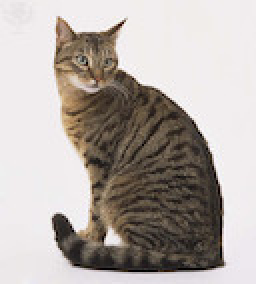
#> input picture images/smol_cat.jpg, 128 x 142 px (shown 2 times larger)
$ jupyter execute 'STEM-4-C Week 8 Linear Algebra.ipynb'   (shell and % lines are left out)
#> lines starting #> are read from the running program, lines starting #| are printed output that depends on the picture
[cell 1]
import sys
import numpy
import numpy as np
from PIL import Image
import matplotlib.pyplot as plt
from scipy import interpolate
from scipy.interpolate import griddata
np.set_printoptions(suppress=True)
numpy.set_printoptions(threshold=sys.maxsize)
%cd NLP-Public

# Week 8 Linear Algebra

### Task 1 - Vector Arithmetic

First lets remind ourselves of adding and multiplying vectors together.

#### 1.1
Have a try putting in different numbers and seeing what you get back. When working in **2D** can you visually link these back to combining and scaling vectors

The variable `a` contains the first vector and the variable `b` contains the second vector

[cell 2]
#Adding together two 2D vectors
a = np.array([-4,4])
b = np.array([10,-5])
c = a + b
print("The combination of the two vectors is " + str(c))
fig,ax = plt.subplots()
#vector a (red) + vector b (blue) = vector c (green)
plt.plot([0,a[0]],[0,a[1]],"r-")
plt.plot([a[0],a[0]+b[0]],[a[1],a[1]+b[1]],"b-")
plt.plot([0,c[0]],[0,c[1]],"g-")
plt.grid()

#### 1.2
Now try see how vector addition works in more than 2D dimensions

[cell 3]
#It works in more dimensions!
a = np.array([1,2,3,4])
b = np.array([5,6,7,8])
a + b

#### 1.3
Try playing around with different vectors (`a`) and different scalars (`b`)

[cell 4]
#Multiplying together a 2D vector and a scalar (single number)
a = np.array([1,2])
b = 3
c = a * b
print("The vector scaled by the number is " + str(c))
fig,ax = plt.subplots()
#vector a (red) scaled by b = vector c (blue)
plt.plot([0,c[0]],[0,c[1]],"b-")
plt.plot([0,a[0]],[0,a[1]],"r-")
plt.grid()
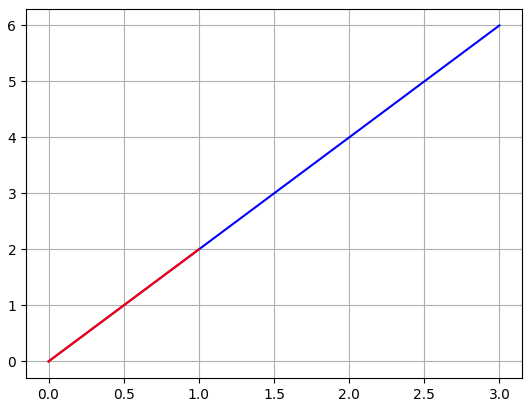
#> figure drawn by matplotlib, 1 panel

#### 1.4
Try multiplying different vectors (`a` and `b`) together. They **must be the same length**

[cell 5]
#Multiplying together two vectors (it works in more dimensions!)
a = np.array([1,2,3,4])
b = np.array([5,6,7,8])
a * b

### Task 2 - Linear Transformations of Vectors

#### 2.1
Have a play around with the code below and see how a 2D matrix that describes the transformation of the **basis vectors** 𝑖̂ and 𝑗̂ can be used to transform any vector using the **dot product**.

You can see how the new vectors of  𝑖̂ and 𝑗̂ match the columns of the transformation matrix.

Here, the ```@``` sign is used to give the **dot product**.

Try different tranformations (a 2x2 array in `transforms`) and different vectors (`x`)

[cell 6]
i_hat = np.array([1,0])
j_hat = np.array([0,1])

#Your transform here (Try different transforms!)
transform = np.array([
 [-1,1],
 [0,-2]
])
#New point to transform (Try different points!)
x = np.array([2,-1])

#Do the transforms (dot product)
new_i_hat = i_hat @ transform
new_j_hat = j_hat @ transform
new_x = x @ transform
print("i hat transformed is " + str(new_i_hat))
print("j hat transformed is " + str(new_j_hat))
print("x transformed is " + str(new_x))

#### 2.2
You can also plot the transformed vectors. Try different tranformations (a 2x2 array in `transforms`) and different vectors (`x`) above and follow the results in the plot.

[cell 7]
#Plot the transform
fig,ax = plt.subplots(figsize=(6,6))
ax.plot([0,i_hat[0]],[0,i_hat[1]],label='i hat')
ax.plot([0,j_hat[0]],[0,j_hat[1]],label='j hat')
ax.plot([0,x[0]],[0,x[1]],label='x')
ax.plot([0,new_i_hat[0]],[0,new_i_hat[1]],label='new i hat')
ax.plot([0,new_j_hat[0]],[0,new_j_hat[1]],label='new j hat')
ax.plot([0,new_x[0]],[0,new_x[1]],label='new x')
ax.set_aspect('equal')
plt.legend()
plt.grid()
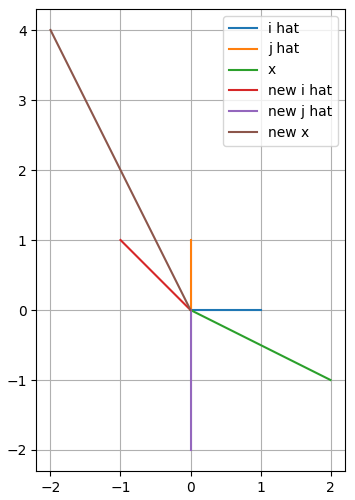
#> figure drawn by matplotlib, 1 panel

### Task 3 - Transforming Matrices

Now we'll see how this works when applying to images (many coordinates!).

1. First we get a grid that represents all the coordinates in the original images
2. Then we apply the transformation matrix to get the new coordinates
3. Then we interpolate to fill in the missing values

[cell 8]
def show_conversions(p,new_p,src):
    for i in range(len(p[0])):
        val = str(src[p[1][i],p[0][i]])
        old_point = str(p[0][i]) + "," + str(p[1][i])
        new_point = str(new_p[0][i]) + "," + str(new_p[1][i])
        print(val + " is moved from " + old_point + " to " + new_point)

def linear_transformation(src, transform = [[1,0],[0,1]], ax = [[0,1],[0,1]], mode = "nearest", show = False):
    h, w = src.shape
    #We want a 2 x w*h array of x,y coordinates
    x,y = np.mgrid[0:w, 0:h]
    points = np.array([x,y]).reshape((2, w*h))
    #Tranform the coordinates (matrix multiply)
    new_points = (np.array(transform) @ points)
    if show:
        show_conversions(points, new_points, src)
    #Get the target coordinates to interpolate onto
    t_y,t_x = np.mgrid[ax[0][0]*h:ax[0][1]*h, ax[1][0]*w:ax[1][1]*w]
    #Interpolate from the original data to the new coordinates
    new_image = griddata(new_points.T, src.reshape((w*h),order="F"),(t_x,t_y), method=mode)
    return new_image

def centred_axes():
    fig,ax = plt.subplots(figsize = (12,12),ncols = 2)
    for a in ax:
        a.set_xticks([])
        a.set_yticks([])
        a.spines['left'].set_position('center')
        a.spines['bottom'].set_position('center')
    return ax

#### 3.1
You can try first with a small matrix and watch where the points move. Try different **interpolation methods** ("nearest", "linear" or "cubic") and different **input matrices** (stored in the variable `a`) and watch how the coordinates are transformed and the new values are calulated by the interpolation.

Can you explain why you get some `nan` (not a number) outputs in at the edges of the transformed outputs when you use **linear** and **cubic** interpolation? Think about what information they need to estimate each new value.

[cell 9]
#Input matrix
a = np.arange(16).reshape((4,4))
#Scale by 2 in the x axis, try changing to new transform if you like!
transform = np.array([
 [2,0],
 [0,1]
])
#What interpolation method? ("nearest", "linear","cubic")
mode = "nearest"

#Multiplier on the size of the output [[ymin,ymax],[xmin,xmax]]
#Useful for transforms that scale to bigger, or translate to negative quadrants
axis=[[0,1],[0,2]]
#Try different interpolation methods (mode)
b = linear_transformation(a,transform,ax=axis,mode=mode,show=True)
print("all other points are interpolated (estimated)")
print("original")
print(a)
print("transformed")
print(b)

#### 3.2

Try out some matrix multiplications on the site http://matrixmultiplication.xyz/.

1. Take a 2x2 transformation matrix
2. And a 2xn matrix representing some x and y coordinates (e.g. [[0,0,0,1,1,1],[0,1,2,0,1,2]])

Does the result give you the correct coordinates transformed?

#### 3.3

Try some bigger matrices (with more than 2 dimensions). Does this give you a feel for how the **dot products** of columns and rows are combined to make the new matrix?

### Task 4 - Images

Now we see how it works with images.

Remember, all we are doing is

1. First we get a grid that represents all the coordinates in the original images
2. Then we apply the transformation matrix to get the new coordinates
3. Then we interpolate to fill in the missing values

EASY

#### 4.1
Look at the transformation matrices and the resulting changes to the image using the transforms provided. Can you intuitively make the connection between this and the changes to **basis vectors** 𝑖̂ and 𝑗̂?

[cell 10]
#Load in images here, I'd recommend using a small one!
im = np.array(Image.open("images/smol_cat.jpg").convert('L'))
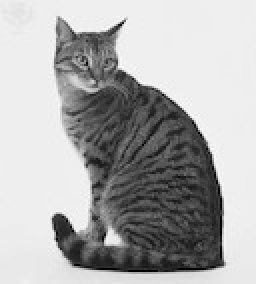
#> im: shape (142, 128) (shown 2 times larger); min 0, max 253, mean 174.1
im = np.flip(im,axis=0)
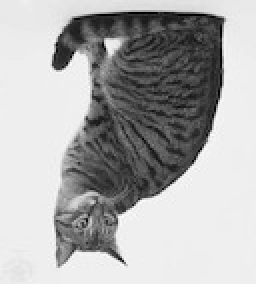
#> im: shape (142, 128) (shown 2 times larger); min 0, max 253, mean 174.1

[cell 11]
#Stretch in x axis
t = [[2,0],
     [0,1]]
#What interpolation method? ("nearest", "linear","cubic")
mode = "linear"

dst = linear_transformation(im, t, ax = [[-2,2],[-2,2]],mode=mode)
orig = linear_transformation(im, ax = [[-2,2],[-2,2]])
#> call 3 of linear_transformation, with mode = 'nearest', show = False
#> in linear_transformation (call 3), `new_image = griddata(new_points.T, src.reshape((w*h),order="F"),(t_x,t..`:
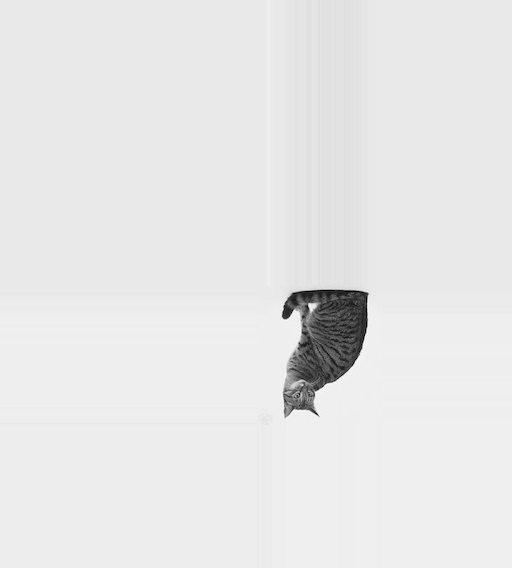
#> new_image: shape (568, 512) float64; min 0, max 253, mean 230.8
ax = centred_axes()
ax[0].imshow(orig, origin = "lower", cmap="gray")
ax[1].imshow(dst, origin = "lower", cmap="gray")

[cell 12]
#Flip and shear from lecture
t = [[2,0],
     [1,-1]]
#What interpolation method? ("nearest", "linear","cubic")
mode = "linear"

dst = linear_transformation(im, t, ax = [[-2,2],[-2,2]],mode=mode)
#> call 4 of linear_transformation, with mode = 'linear', show = False
#> in linear_transformation (call 4), `new_image = griddata(new_points.T, src.reshape((w*h),order="F"),(t_x,t..`:
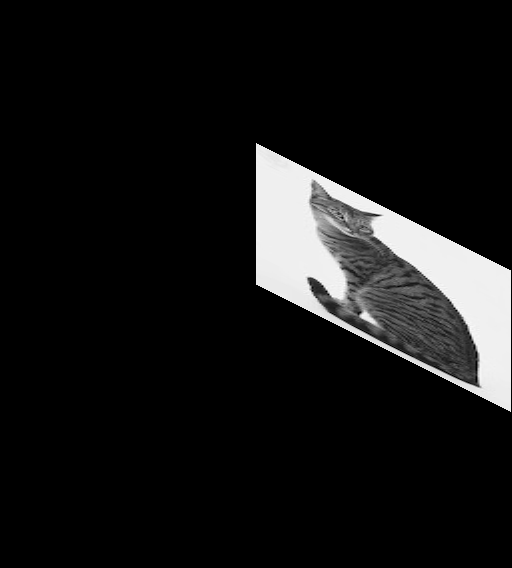
#> new_image: shape (568, 512) float64; 87.59% of the values are NaN or infinite; the others: min 0, max 253, mean 173.6; drawn with min black, max white, NaN and infinite black
orig = linear_transformation(im, ax = [[-2,2],[-2,2]])
ax = centred_axes()
ax[0].imshow(orig, origin = "lower", cmap="gray")
ax[1].imshow(dst, origin = "lower", cmap="gray")

[cell 13]
#Rotation (angle in radians, pi radians = 180 degrees)
angle = np.pi/4
t = [[np.cos(angle),-np.sin(angle)],
     [np.sin(angle),np.cos(angle)]]
#What interpolation method? ("nearest", "linear","cubic")
mode = "linear"

dst = linear_transformation(im, t, ax = [[-2,2],[-2,2]],mode=mode)
#> in linear_transformation (call 6), `new_image = griddata(new_points.T, src.reshape((w*h),order="F"),(t_x,t..`:
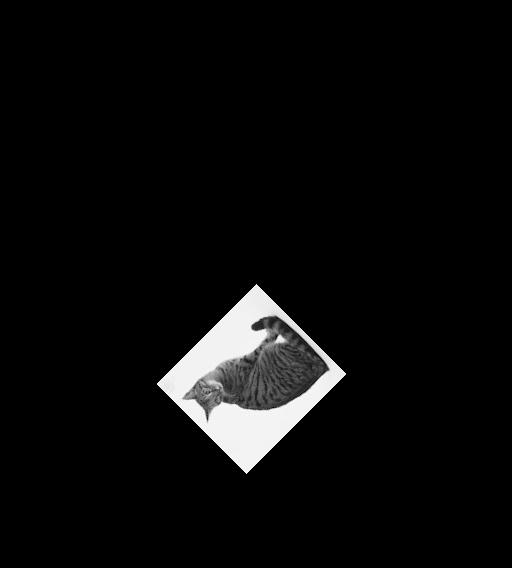
#> new_image: shape (568, 512) float64; 93.81% of the values are NaN or infinite; the others: min 3.28, max 250, mean 173.5; drawn with min black, max white, NaN and infinite black
orig = linear_transformation(im, ax = [[-2,2],[-2,2]])
ax = centred_axes()
ax[0].imshow(orig, origin = "lower", cmap="gray")
ax[1].imshow(dst, origin = "lower", cmap="gray")

#### 4.2
Try different images (loading in the top cell (`im`)) and different transforms (a 2x2 matrix `t`), and different interpolation methods ("nearest", "linear" or "cubic")

The `ax` argument to the `linear transformation` function determines how big the output is. It represents the **min** and **max** bounds for the **height** and **width**

This shows from 0->height and 0->width of the input image

```[[0,1],[0,1]]```

This shows from -height->height and 0->width of the input image

```[[-1,1],[0,1]]```

This shows from -2\*height->2\*height and -2\*width->2\*width of the input image

```[[-2,2],[-2,2]]```

## Task 5 - Interpolation

### 1D

Here we have a have an example of using interpolation in one dimension.

#### 5.1
Using the code at the bottom, experiment with changing how many points you have to interpolate (as a percentage of the original image in `sample_amount`) from, and which interpolation method (nearest, linear or cubic in `mode`)

[cell 14]
#####################################################
def func(x):
    x = np.array(x)
    return np.sin(2*x)*np.cos(x/2)

def plot(sample_amount,mode):
    #Get points
#> called with sample_amount = 5, mode = 'nearest'
    num_points = 1000
    total_x = np.linspace(0,10*np.pi,num_points)
    known_x = total_x.copy()
    total_points = func(total_x)
    np.random.shuffle(known_x)
    sample_amount = int(num_points*(sample_amount)/100)
    known_x = sorted(known_x[:sample_amount])
    known_points = func(known_x)
    #Interpolate
    f = interpolate.interp1d(known_x, known_points,kind=mode,fill_value="extrapolate")
    ynew = f(total_x)
    #Plot
    fig, ax = plt.subplots(figsize = (12,4))
    ax.plot(total_x,total_points,label="original")
    ax.plot(known_x,known_points,"ro",label="points")
    ax.plot(total_x, ynew,label="interpolation")
    ax.legend()


#####################################################


#Change the amount of the original sample available, and interpolation method

#How many points to interpolate from? (percentage of original function)
sample_amount = 5
#What interpolation method? ("nearest", "linear","cubic")
mode = "nearest"

plot(sample_amount, mode)
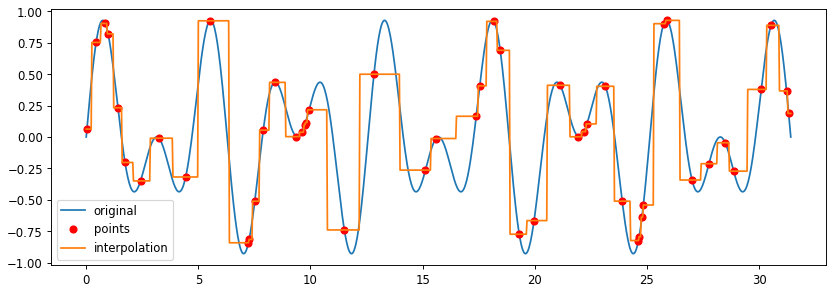
#> figure drawn by matplotlib, 1 panel; curve peaks at x = 13.3, y = 0.928; curve peaks at x = 25.88, y = 0.928; curve peaks at x = 25.85, y = 0.928

## 2D

Now we're going to investigate how the same process works in 2 Dimensions with an image.

#### 5.2

As above, you can pick how many points you have to interpolate with (`sample_amount`), and what interpolation function to use (`mode`).

What we show you is the original image, the same points that we know the values of when interpolating and then the result of the interpolation

[cell 15]
im = np.array(Image.open("images/smol_cat.jpg").convert('L'))
im = np.flip(im,axis=0)

[cell 16]
#####################################################

def plot(sample_amount,mode):
#> called with sample_amount = 5, mode = 'nearest'
    h, w = im.shape
#> h = 142; w = 128
    #Get sample
    pts = np.arange(h*w)
#> pts = 18176 values from 0 to 18175
    x,y = np.mgrid[0:w, 0:h]
    np.random.shuffle(pts)
    sample_amount = int(len(pts)*(sample_amount)/100)
#> sample_amount = 908
    pts = sorted(pts[:sample_amount])
#> pts = 908 values from 18 to 18175
    coords = [i for i in zip(x.ravel()[pts],y.ravel()[pts])]
    values = [im[i[1],i[0]] for i in coords]
#> values = 908 values, max 250 at index 227, min 0 at index 653, mean 171.5
    sample = np.ones((h,w))*255
    for i,c in enumerate(coords):
        sample[c[1],c[0]] = values[i]
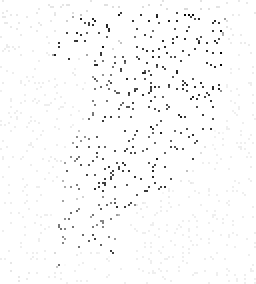
#> sample: shape (142, 128) float64 (shown 2 times larger); min 0, max 255, mean 250.8
    #Interpolate
    tx,ty = np.mgrid[0:h, 0:w]
    interpolated = griddata(coords, values,(ty,tx), method=mode)
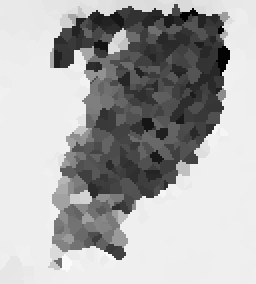
#> interpolated: shape (142, 128) float64 (shown 2 times larger); min 0, max 250, mean 172.9
    print(interpolated.shape)
#| (142, 128)
    #Plot
    fig,ax = plt.subplots(ncols = 3,figsize=(12,6))
    ax[0].imshow(im, origin = "lower", cmap="gray")
    ax[0].set_title("Original")
    ax[1].imshow(sample, origin = "lower", cmap="gray")
    ax[1].set_title("Sample")
    ax[2].imshow(interpolated, origin = "lower", cmap="gray")
    ax[2].set_title("Interpolated")

#####################################################

#Change the amount of the original sample available, and interpolation method

#How many points to interpolate from?(percentage of pixels in image)
sample_amount = 5
#What interpolation method? ("nearest", "linear","cubic")
mode = "nearest"

plot(sample_amount, mode)
